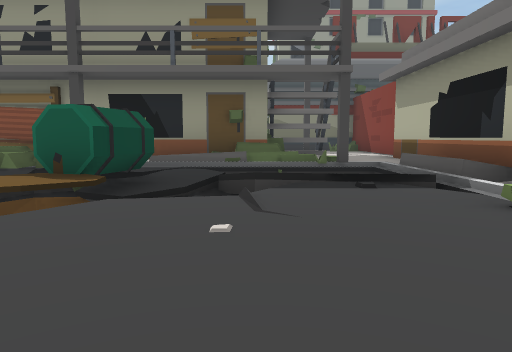
[1] (above)

17 first-person views from a walk through a Unity game level. The camera is 1.2 m above the floor, tilts 6° down and sees 70° across. The floor is counted in squares, 2 m on a side. Each view is taken from the middle of a square. On the plan, view 1 faces up. The plan holds only what a view shows up to about 10 squares ahead; the rest is blank. The place goes on beyond the plan. The player character is not drawn.

[2]
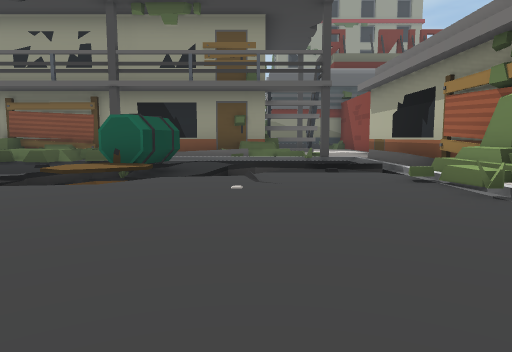

[3]
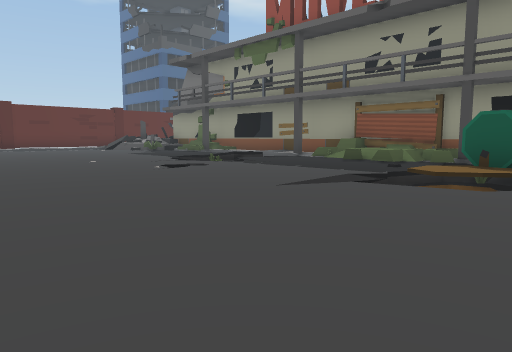

[4]
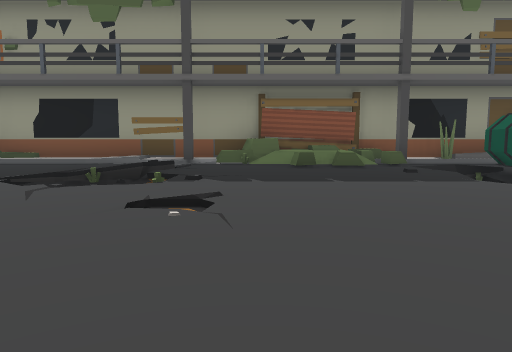

[5]
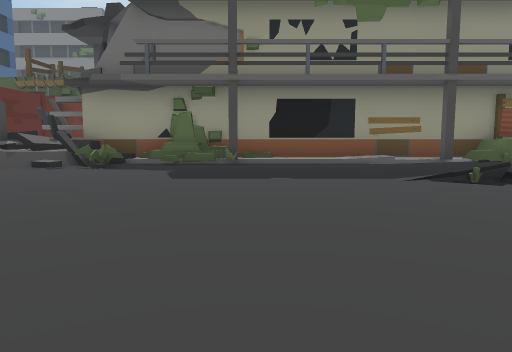

[6]
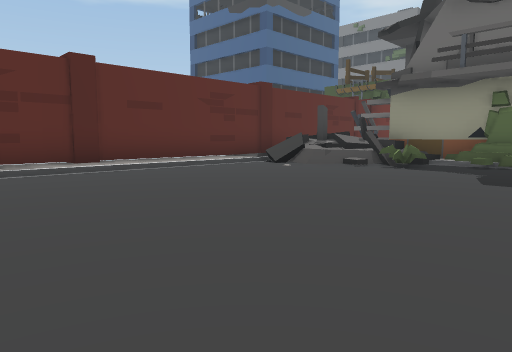

[7]
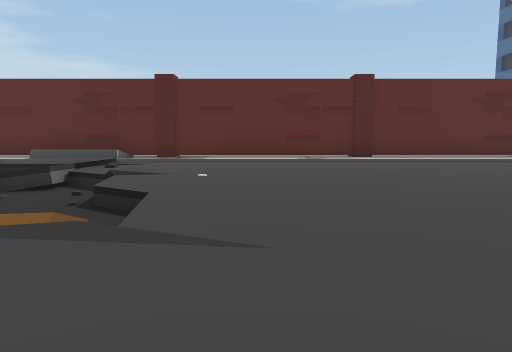

[8]
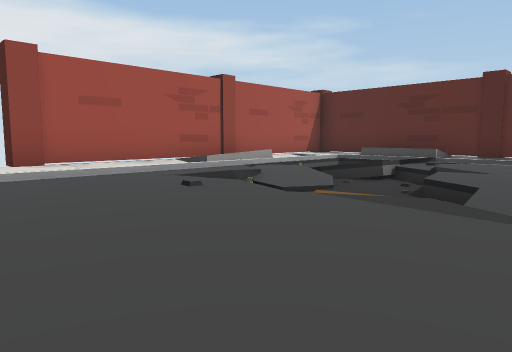

[9]
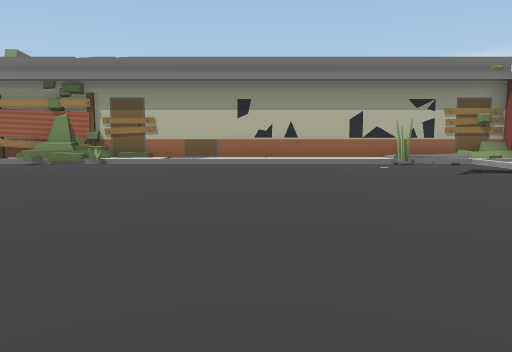

[10]
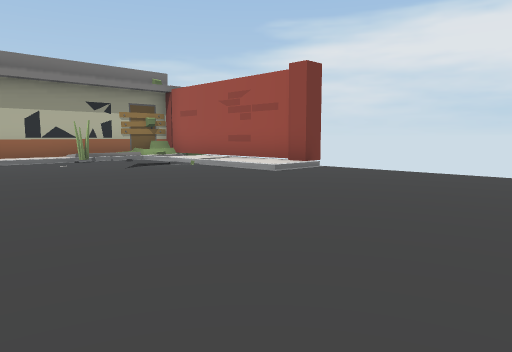

[11]
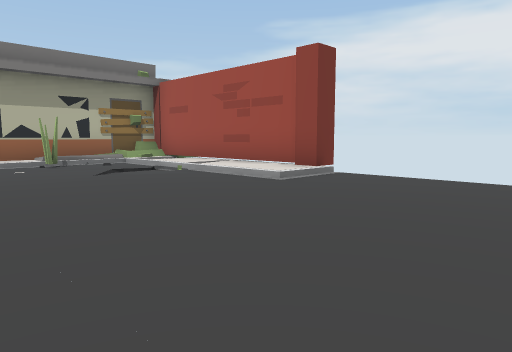

[12]
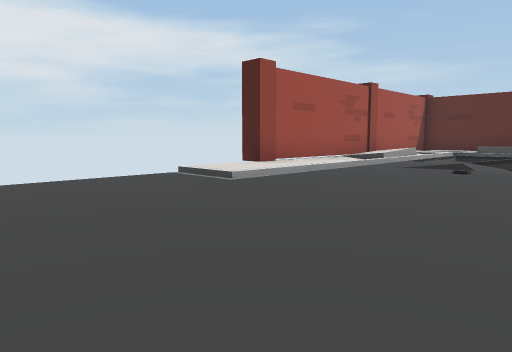

[13]
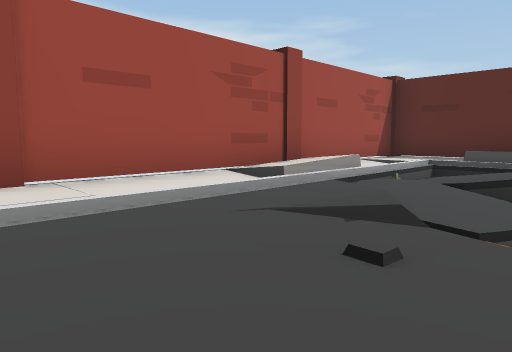

[14]
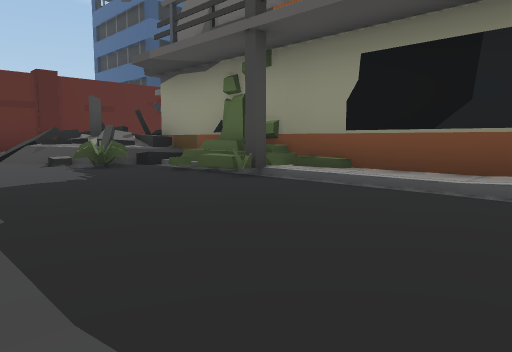

[15]
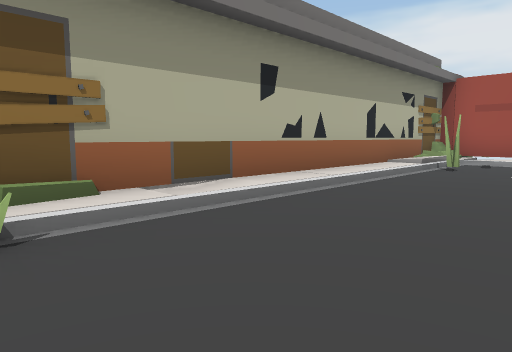

[16]
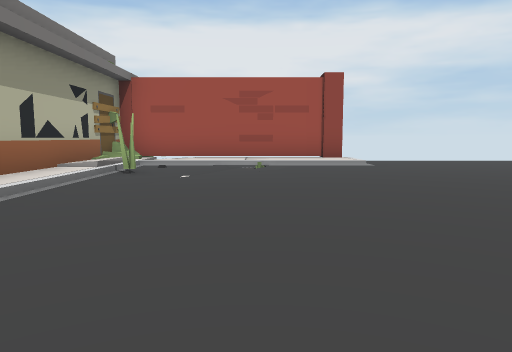

[17]
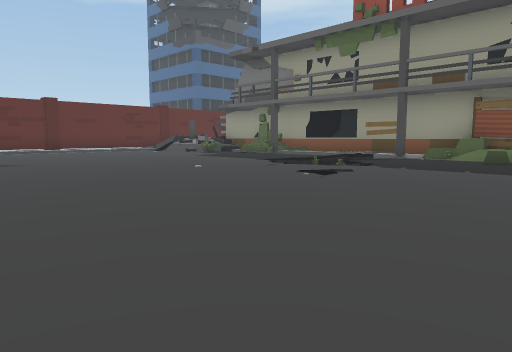

### Floor plan
Key: @ floor where view 1 was taken; # wall or solid block; x gap in a wall; . main floor; : floor 0.25 m higher than the main floor; - floor 0.25 m lower than the main floor; _ floor 0.5 m lower than the main floor; / step, stairs or slope; = window, fence, low wall or low ledge; O other object.
Columns run from 21 left of view 1 to 4 right of it. Each row starts with its distance up from view 1.
  9       ############ #####
  8 ########/::://=//###//=##
  7 # #/==#..../////=#..#####
  6 #///==.....//...../O#=  ##
  5 #:.........///....OO_x:/##
  4 #:.........-/=.../OO_=.//#
  3 #:...............///.../##
  2 #:......................##
  1 #:....................../#
  0 #:...................@...#
 -1 #:......................:#
 -2 #:....///...............:#
 -3 #...=// ................:#
 -4 #./=/// /...............:#
 -5 #/////// ...............:#
 -6 #////#//............././:#
 -7 #://////////......./////##
 -8 #:/.///../::.......:::::##
 -9 ##########         x#####

Where each view was taken, in squares from view 1:
view 1: 0 up, 0 right, facing up
view 2: 2 down, 0 right, facing up
view 3: 2 down, 1 left, facing up-left
view 4: 1 down, 7 left, facing up
view 5: 1 down, 13 left, facing up
view 6: 1 down, 13 left, facing up-left
view 7: 1 down, 11 left, facing left
view 8: 1 down, 10 left, facing down-left
view 9: 2 down, 6 left, facing right
view 10: 2 down, 7 left, facing down-right
view 11: 3 down, 6 left, facing down-right
view 12: 3 down, 6 left, facing down-left
view 13: 4 down, 11 left, facing down-left
view 14: 4 up, 10 left, facing up-left
view 15: 2 up, 0 right, facing down-right
view 16: 1 up, 0 right, facing down
view 17: 3 down, 4 left, facing up-left
